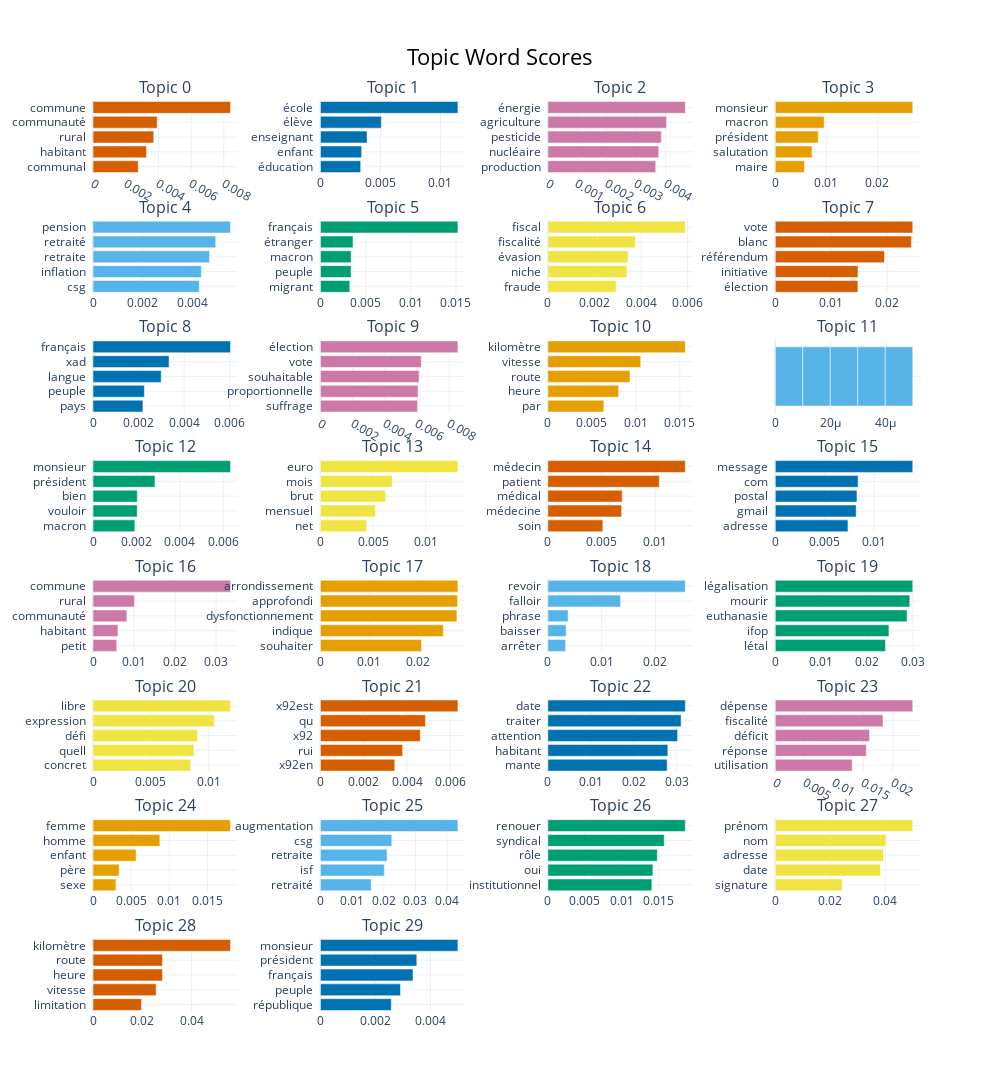

Notebook code cell kept with this figure:
### Code cell
fig = topic_model.visualize_barchart(top_n_topics=30)
fig.show()

### Figure 1 — Plotly figure (JSON) as saved in the notebook; plotly's stock layout.template omitted (floating-point values rounded to 4 significant figures)
{"data": [{"marker": {"color": "#D55E00"}, "orientation": "h", "type": "bar", "x": [0.002766, 0.003274, 0.003717, 0.003928, 0.008411], "xaxis": "x", "y": ["communal  ", "habitant  ", "rural  ", "communauté  ", "commune  "], "yaxis": "y"}, {"marker": {"color": "#0072B2"}, "orientation": "h", "type": "bar", "x": [0.003354, 0.003434, 0.003885, 0.005073, 0.01145], "xaxis": "x2", "y": ["éducation  ", "enfant  ", "enseignant  ", "élève  ", "école  "], "yaxis": "y2"}, {"marker": {"color": "#CC79A7"}, "orientation": "h", "type": "bar", "x": [0.003663, 0.003764, 0.003852, 0.004029, 0.004668], "xaxis": "x3", "y": ["production  ", "nucléaire  ", "pesticide  ", "agriculture  ", "énergie  "], "yaxis": "y3"}, {"marker": {"color": "#E69F00"}, "orientation": "h", "type": "bar", "x": [0.005717, 0.007196, 0.008403, 0.009581, 0.0269], "xaxis": "x4", "y": ["maire  ", "salutation  ", "président  ", "macron  ", "monsieur  "], "yaxis": "y4"}, {"marker": {"color": "#56B4E9"}, "orientation": "h", "type": "bar", "x": [0.004288, 0.004371, 0.004702, 0.004951, 0.005547], "xaxis": "x5", "y": ["csg  ", "inflation  ", "retraite  ", "retraité  ", "pension  "], "yaxis": "y5"}, {"marker": {"color": "#009E73"}, "orientation": "h", "type": "bar", "x": [0.003249, 0.003391, 0.003396, 0.003606, 0.01522], "xaxis": "x6", "y": ["migrant  ", "peuple  ", "macron  ", "étranger  ", "français  "], "yaxis": "y6"}, {"marker": {"color": "#F0E442"}, "orientation": "h", "type": "bar", "x": [0.002924, 0.003391, 0.003442, 0.00375, 0.005897], "xaxis": "x7", "y": ["fraude  ", "niche  ", "évasion  ", "fiscalité  ", "fiscal  "], "yaxis": "y7"}, {"marker": {"color": "#D55E00"}, "orientation": "h", "type": "bar", "x": [0.01476, 0.01477, 0.01951, 0.02431, 0.02456], "xaxis": "x8", "y": ["élection  ", "initiative  ", "référendum  ", "blanc  ", "vote  "], "yaxis": "y8"}, {"marker": {"color": "#0072B2"}, "orientation": "h", "type": "bar", "x": [0.002191, 0.002255, 0.002992, 0.003338, 0.006034], "xaxis": "x9", "y": ["pays  ", "peuple  ", "langue  ", "xad  ", "français  "], "yaxis": "y9"}, {"marker": {"color": "#CC79A7"}, "orientation": "h", "type": "bar", "x": [0.006042, 0.006069, 0.006137, 0.006271, 0.008547], "xaxis": "x10", "y": ["suffrage  ", "proportionnelle  ", "souhaitable  ", "vote  ", "élection  "], "yaxis": "y10"}, {"marker": {"color": "#E69F00"}, "orientation": "h", "type": "bar", "x": [0.006365, 0.008044, 0.009336, 0.01056, 0.01563], "xaxis": "x11", "y": ["par  ", "heure  ", "route  ", "vitesse  ", "kilomètre  "], "yaxis": "y11"}, {"marker": {"color": "#56B4E9"}, "orientation": "h", "type": "bar", "x": [1e-05, 1e-05, 1e-05, 1e-05, 1e-05], "xaxis": "x12", "y": ["  ", "  ", "  ", "  ", "  "], "yaxis": "y12"}, {"marker": {"color": "#009E73"}, "orientation": "h", "type": "bar", "x": [0.00193, 0.002037, 0.002041, 0.002855, 0.006336], "xaxis": "x13", "y": ["macron  ", "vouloir  ", "bien  ", "président  ", "monsieur  "], "yaxis": "y13"}, {"marker": {"color": "#F0E442"}, "orientation": "h", "type": "bar", "x": [0.004392, 0.005225, 0.006194, 0.006819, 0.01306], "xaxis": "x14", "y": ["net  ", "mensuel  ", "brut  ", "mois  ", "euro  "], "yaxis": "y14"}, {"marker": {"color": "#D55E00"}, "orientation": "h", "type": "bar", "x": [0.00512, 0.006865, 0.006918, 0.01037, 0.0128], "xaxis": "x15", "y": ["soin  ", "médecine  ", "médical  ", "patient  ", "médecin  "], "yaxis": "y15"}, {"marker": {"color": "#0072B2"}, "orientation": "h", "type": "bar", "x": [0.007364, 0.008196, 0.008278, 0.008391, 0.01393], "xaxis": "x16", "y": ["adresse  ", "gmail  ", "postal  ", "com  ", "message  "], "yaxis": "y16"}, {"marker": {"color": "#CC79A7"}, "orientation": "h", "type": "bar", "x": [0.005776, 0.006088, 0.008254, 0.01011, 0.0335], "xaxis": "x17", "y": ["petit  ", "habitant  ", "communauté  ", "rural  ", "commune  "], "yaxis": "y17"}, {"marker": {"color": "#E69F00"}, "orientation": "h", "type": "bar", "x": [0.02064, 0.02508, 0.02788, 0.02801, 0.02808], "xaxis": "x18", "y": ["souhaiter  ", "indique  ", "dysfonctionnement  ", "approfondi  ", "arrondissement  "], "yaxis": "y18"}, {"marker": {"color": "#56B4E9"}, "orientation": "h", "type": "bar", "x": [0.003308, 0.003399, 0.003768, 0.01352, 0.02556], "xaxis": "x19", "y": ["arrêter  ", "baisser  ", "phrase  ", "falloir  ", "revoir  "], "yaxis": "y19"}, {"marker": {"color": "#009E73"}, "orientation": "h", "type": "bar", "x": [0.024, 0.02476, 0.0287, 0.02931, 0.02995], "xaxis": "x20", "y": ["létal  ", "ifop  ", "euthanasie  ", "mourir  ", "légalisation  "], "yaxis": "y20"}, {"marker": {"color": "#F0E442"}, "orientation": "h", "type": "bar", "x": [0.008436, 0.008717, 0.009035, 0.01049, 0.01188], "xaxis": "x21", "y": ["concret  ", "quell  ", "défi  ", "expression  ", "libre  "], "yaxis": "y21"}, {"marker": {"color": "#D55E00"}, "orientation": "h", "type": "bar", "x": [0.003434, 0.003798, 0.004612, 0.004849, 0.006349], "xaxis": "x22", "y": ["x92en  ", "rui  ", "x92  ", "qu  ", "x92est  "], "yaxis": "y22"}, {"marker": {"color": "#0072B2"}, "orientation": "h", "type": "bar", "x": [0.02778, 0.02794, 0.03022, 0.03103, 0.03202], "xaxis": "x23", "y": ["mante  ", "habitant  ", "attention  ", "traiter  ", "date  "], "yaxis": "y23"}, {"marker": {"color": "#CC79A7"}, "orientation": "h", "type": "bar", "x": [0.01309, 0.01549, 0.01605, 0.01835, 0.02341], "xaxis": "x24", "y": ["utilisation  ", "réponse  ", "déficit  ", "fiscalité  ", "dépense  "], "yaxis": "y24"}, {"marker": {"color": "#E69F00"}, "orientation": "h", "type": "bar", "x": [0.003006, 0.003425, 0.005646, 0.008755, 0.01801], "xaxis": "x25", "y": ["sexe  ", "père  ", "enfant  ", "homme  ", "femme  "], "yaxis": "y25"}, {"marker": {"color": "#56B4E9"}, "orientation": "h", "type": "bar", "x": [0.01601, 0.02017, 0.02102, 0.02252, 0.04338], "xaxis": "x26", "y": ["retraité  ", "isf  ", "retraite  ", "csg  ", "augmentation  "], "yaxis": "y26"}, {"marker": {"color": "#009E73"}, "orientation": "h", "type": "bar", "x": [0.01404, 0.01418, 0.01477, 0.01571, 0.01856], "xaxis": "x27", "y": ["institutionnel  ", "oui  ", "rôle  ", "syndical  ", "renouer  "], "yaxis": "y27"}, {"marker": {"color": "#F0E442"}, "orientation": "h", "type": "bar", "x": [0.02433, 0.03829, 0.03937, 0.04026, 0.05], "xaxis": "x28", "y": ["signature  ", "date  ", "adresse  ", "nom  ", "prénom  "], "yaxis": "y28"}, {"marker": {"color": "#D55E00"}, "orientation": "h", "type": "bar", "x": [0.01965, 0.02561, 0.0282, 0.0282, 0.05577], "xaxis": "x29", "y": ["limitation  ", "vitesse  ", "heure  ", "route  ", "kilomètre  "], "yaxis": "y29"}, {"marker": {"color": "#0072B2"}, "orientation": "h", "type": "bar", "x": [0.002574, 0.002909, 0.003364, 0.003502, 0.004995], "xaxis": "x30", "y": ["république  ", "peuple  ", "français  ", "président  ", "monsieur  "], "yaxis": "y30"}], "layout": {"annotations": [{"font": {"size": 16}, "showarrow": false, "text": "Topic 0", "x": 0.0875, "xanchor": "center", "xref": "paper", "y": 1, "yanchor": "bottom", "yref": "paper"}, {"font": {"size": 16}, "showarrow": false, "text": "Topic 1", "x": 0.3625, "xanchor": "center", "xref": "paper", "y": 1, "yanchor": "bottom", "yref": "paper"}, {"font": {"size": 16}, "showarrow": false, "text": "Topic 2", "x": 0.6375, "xanchor": "center", "xref": "paper", "y": 1, "yanchor": "bottom", "yref": "paper"}, {"font": {"size": 16}, "showarrow": false, "text": "Topic 3", "x": 0.9125, "xanchor": "center", "xref": "paper", "y": 1, "yanchor": "bottom", "yref": "paper"}, {"font": {"size": 16}, "showarrow": false, "text": "Topic 4", "x": 0.0875, "xanchor": "center", "xref": "paper", "y": 0.8687, "yanchor": "bottom", "yref": "paper"}, {"font": {"size": 16}, "showarrow": false, "text": "Topic 5", "x": 0.3625, "xanchor": "center", "xref": "paper", "y": 0.8687, "yanchor": "bottom", "yref": "paper"}, {"font": {"size": 16}, "showarrow": false, "text": "Topic 6", "x": 0.6375, "xanchor": "center", "xref": "paper", "y": 0.8687, "yanchor": "bottom", "yref": "paper"}, {"font": {"size": 16}, "showarrow": false, "text": "Topic 7", "x": 0.9125, "xanchor": "center", "xref": "paper", "y": 0.8687, "yanchor": "bottom", "yref": "paper"}, {"font": {"size": 16}, "showarrow": false, "text": "Topic 8", "x": 0.0875, "xanchor": "center", "xref": "paper", "y": 0.7375, "yanchor": "bottom", "yref": "paper"}, {"font": {"size": 16}, "showarrow": false, "text": "Topic 9", "x": 0.3625, "xanchor": "center", "xref": "paper", "y": 0.7375, "yanchor": "bottom", "yref": "paper"}, {"font": {"size": 16}, "showarrow": false, "text": "Topic 10", "x": 0.6375, "xanchor": "center", "xref": "paper", "y": 0.7375, "yanchor": "bottom", "yref": "paper"}, {"font": {"size": 16}, "showarrow": false, "text": "Topic 11", "x": 0.9125, "xanchor": "center", "xref": "paper", "y": 0.7375, "yanchor": "bottom", "yref": "paper"}, {"font": {"size": 16}, "showarrow": false, "text": "Topic 12", "x": 0.0875, "xanchor": "center", "xref": "paper", "y": 0.6062, "yanchor": "bottom", "yref": "paper"}, {"font": {"size": 16}, "showarrow": false, "text": "Topic 13", "x": 0.3625, "xanchor": "center", "xref": "paper", "y": 0.6062, "yanchor": "bottom", "yref": "paper"}, {"font": {"size": 16}, "showarrow": false, "text": "Topic 14", "x": 0.6375, "xanchor": "center", "xref": "paper", "y": 0.6062, "yanchor": "bottom", "yref": "paper"}, {"font": {"size": 16}, "showarrow": false, "text": "Topic 15", "x": 0.9125, "xanchor": "center", "xref": "paper", "y": 0.6062, "yanchor": "bottom", "yref": "paper"}, {"font": {"size": 16}, "showarrow": false, "text": "Topic 16", "x": 0.0875, "xanchor": "center", "xref": "paper", "y": 0.475, "yanchor": "bottom", "yref": "paper"}, {"font": {"size": 16}, "showarrow": false, "text": "Topic 17", "x": 0.3625, "xanchor": "center", "xref": "paper", "y": 0.475, "yanchor": "bottom", "yref": "paper"}, {"font": {"size": 16}, "showarrow": false, "text": "Topic 18", "x": 0.6375, "xanchor": "center", "xref": "paper", "y": 0.475, "yanchor": "bottom", "yref": "paper"}, {"font": {"size": 16}, "showarrow": false, "text": "Topic 19", "x": 0.9125, "xanchor": "center", "xref": "paper", "y": 0.475, "yanchor": "bottom", "yref": "paper"}, {"font": {"size": 16}, "showarrow": false, "text": "Topic 20", "x": 0.0875, "xanchor": "center", "xref": "paper", "y": 0.3437, "yanchor": "bottom", "yref": "paper"}, {"font": {"size": 16}, "showarrow": false, "text": "Topic 21", "x": 0.3625, "xanchor": "center", "xref": "paper", "y": 0.3437, "yanchor": "bottom", "yref": "paper"}, {"font": {"size": 16}, "showarrow": false, "text": "Topic 22", "x": 0.6375, "xanchor": "center", "xref": "paper", "y": 0.3437, "yanchor": "bottom", "yref": "paper"}, {"font": {"size": 16}, "showarrow": false, "text": "Topic 23", "x": 0.9125, "xanchor": "center", "xref": "paper", "y": 0.3437, "yanchor": "bottom", "yref": "paper"}, {"font": {"size": 16}, "showarrow": false, "text": "Topic 24", "x": 0.0875, "xanchor": "center", "xref": "paper", "y": 0.2125, "yanchor": "bottom", "yref": "paper"}, {"font": {"size": 16}, "showarrow": false, "text": "Topic 25", "x": 0.3625, "xanchor": "center", "xref": "paper", "y": 0.2125, "yanchor": "bottom", "yref": "paper"}, {"font": {"size": 16}, "showarrow": false, "text": "Topic 26", "x": 0.6375, "xanchor": "center", "xref": "paper", "y": 0.2125, "yanchor": "bottom", "yref": "paper"}, {"font": {"size": 16}, "showarrow": false, "text": "Topic 27", "x": 0.9125, "xanchor": "center", "xref": "paper", "y": 0.2125, "yanchor": "bottom", "yref": "paper"}, {"font": {"size": 16}, "showarrow": false, "text": "Topic 28", "x": 0.0875, "xanchor": "center", "xref": "paper", "y": 0.08125, "yanchor": "bottom", "yref": "paper"}, {"font": {"size": 16}, "showarrow": false, "text": "Topic 29", "x": 0.3625, "xanchor": "center", "xref": "paper", "y": 0.08125, "yanchor": "bottom", "yref": "paper"}], "height": 2000, "hoverlabel": {"bgcolor": "white", "font": {"family": "Rockwell", "size": 16}}, "showlegend": false, "title": {"font": {"color": "Black", "size": 22}, "text": "Topic Word Scores", "x": 0.5, "xanchor": "center", "yanchor": "top"}, "width": 1000, "xaxis": {"anchor": "y", "domain": [0, 0.175], "showgrid": true}, "xaxis10": {"anchor": "y10", "domain": [0.275, 0.45], "showgrid": true}, "xaxis11": {"anchor": "y11", "domain": [0.55, 0.725], "showgrid": true}, "xaxis12": {"anchor": "y12", "domain": [0.825, 1], "showgrid": true}, "xaxis13": {"anchor": "y13", "domain": [0, 0.175], "showgrid": true}, "xaxis14": {"anchor": "y14", "domain": [0.275, 0.45], "showgrid": true}, "xaxis15": {"anchor": "y15", "domain": [0.55, 0.725], "showgrid": true}, "xaxis16": {"anchor": "y16", "domain": [0.825, 1], "showgrid": true}, "xaxis17": {"anchor": "y17", "domain": [0, 0.175], "showgrid": true}, "xaxis18": {"anchor": "y18", "domain": [0.275, 0.45], "showgrid": true}, "xaxis19": {"anchor": "y19", "domain": [0.55, 0.725], "showgrid": true}, "xaxis2": {"anchor": "y2", "domain": [0.275, 0.45], "showgrid": true}, "xaxis20": {"anchor": "y20", "domain": [0.825, 1], "showgrid": true}, "xaxis21": {"anchor": "y21", "domain": [0, 0.175], "showgrid": true}, "xaxis22": {"anchor": "y22", "domain": [0.275, 0.45], "showgrid": true}, "xaxis23": {"anchor": "y23", "domain": [0.55, 0.725], "showgrid": true}, "xaxis24": {"anchor": "y24", "domain": [0.825, 1], "showgrid": true}, "xaxis25": {"anchor": "y25", "domain": [0, 0.175], "showgrid": true}, "xaxis26": {"anchor": "y26", "domain": [0.275, 0.45], "showgrid": true}, "xaxis27": {"anchor": "y27", "domain": [0.55, 0.725], "showgrid": true}, "xaxis28": {"anchor": "y28", "domain": [0.825, 1], "showgrid": true}, "xaxis29": {"anchor": "y29", "domain": [0, 0.175], "showgrid": true}, "xaxis3": {"anchor": "y3", "domain": [0.55, 0.725], "showgrid": true}, "xaxis30": {"anchor": "y30", "domain": [0.275, 0.45], "showgrid": true}, "xaxis31": {"anchor": "y31", "domain": [0.55, 0.725], "showgrid": true}, "xaxis32": {"anchor": "y32", "domain": [0.825, 1], "showgrid": true}, "xaxis4": {"anchor": "y4", "domain": [0.825, 1], "showgrid": true}, "xaxis5": {"anchor": "y5", "domain": [0, 0.175], "showgrid": true}, "xaxis6": {"anchor": "y6", "domain": [0.275, 0.45], "showgrid": true}, "xaxis7": {"anchor": "y7", "domain": [0.55, 0.725], "showgrid": true}, "xaxis8": {"anchor": "y8", "domain": [0.825, 1], "showgrid": true}, "xaxis9": {"anchor": "y9", "domain": [0, 0.175], "showgrid": true}, "yaxis": {"anchor": "x", "domain": [0.9187, 1], "showgrid": true}, "yaxis10": {"anchor": "x10", "domain": [0.6562, 0.7375], "showgrid": true}, "yaxis11": {"anchor": "x11", "domain": [0.6562, 0.7375], "showgrid": true}, "yaxis12": {"anchor": "x12", "domain": [0.6562, 0.7375], "showgrid": true}, "yaxis13": {"anchor": "x13", "domain": [0.525, 0.6062], "showgrid": true}, "yaxis14": {"anchor": "x14", "domain": [0.525, 0.6062], "showgrid": true}, "yaxis15": {"anchor": "x15", "domain": [0.525, 0.6062], "showgrid": true}, "yaxis16": {"anchor": "x16", "domain": [0.525, 0.6062], "showgrid": true}, "yaxis17": {"anchor": "x17", "domain": [0.3937, 0.475], "showgrid": true}, "yaxis18": {"anchor": "x18", "domain": [0.3937, 0.475], "showgrid": true}, "yaxis19": {"anchor": "x19", "domain": [0.3937, 0.475], "showgrid": true}, "yaxis2": {"anchor": "x2", "domain": [0.9187, 1], "showgrid": true}, "yaxis20": {"anchor": "x20", "domain": [0.3937, 0.475], "showgrid": true}, "yaxis21": {"anchor": "x21", "domain": [0.2625, 0.3437], "showgrid": true}, "yaxis22": {"anchor": "x22", "domain": [0.2625, 0.3437], "showgrid": true}, "yaxis23": {"anchor": "x23", "domain": [0.2625, 0.3437], "showgrid": true}, "yaxis24": {"anchor": "x24", "domain": [0.2625, 0.3437], "showgrid": true}, "yaxis25": {"anchor": "x25", "domain": [0.1312, 0.2125], "showgrid": true}, "yaxis26": {"anchor": "x26", "domain": [0.1312, 0.2125], "showgrid": true}, "yaxis27": {"anchor": "x27", "domain": [0.1312, 0.2125], "showgrid": true}, "yaxis28": {"anchor": "x28", "domain": [0.1312, 0.2125], "showgrid": true}, "yaxis29": {"anchor": "x29", "domain": [0, 0.08125], "showgrid": true}, "yaxis3": {"anchor": "x3", "domain": [0.9187, 1], "showgrid": true}, "yaxis30": {"anchor": "x30", "domain": [0, 0.08125], "showgrid": true}, "yaxis31": {"anchor": "x31", "domain": [0, 0.08125], "showgrid": true}, "yaxis32": {"anchor": "x32", "domain": [0, 0.08125], "showgrid": true}, "yaxis4": {"anchor": "x4", "domain": [0.9187, 1], "showgrid": true}, "yaxis5": {"anchor": "x5", "domain": [0.7875, 0.8687], "showgrid": true}, "yaxis6": {"anchor": "x6", "domain": [0.7875, 0.8687], "showgrid": true}, "yaxis7": {"anchor": "x7", "domain": [0.7875, 0.8687], "showgrid": true}, "yaxis8": {"anchor": "x8", "domain": [0.7875, 0.8687], "showgrid": true}, "yaxis9": {"anchor": "x9", "domain": [0.6562, 0.7375], "showgrid": true}}}
